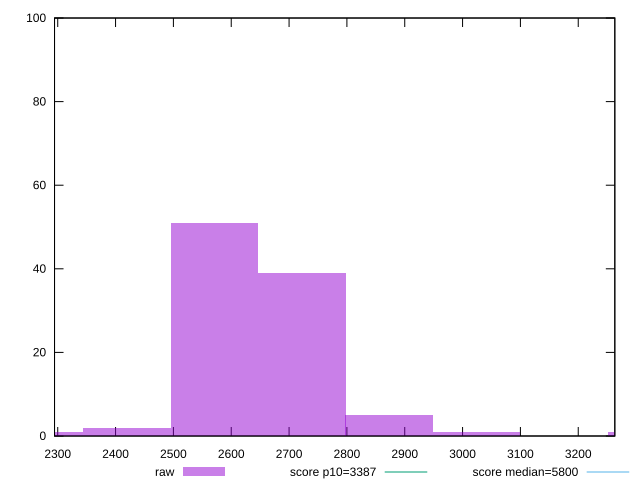

Write the gnuplot code that produced this figure.
reset

$raw <<EOF
2570.738535791779 51
2721.9584496618836 39
2873.1783635319885 5
2419.5186219216744 2
3326.838105142302 1
2268.2987080515695 1
3024.398277402093 1
EOF

set key outside below
set boxwidth 151.21991387010465
set xrange [2294.4706096358664:3263.244034238819]
set yrange [0:100]
set trange [0:100]
set style fill transparent solid 0.5 noborder

set parametric
set terminal svg size 640, 490 enhanced background rgb 'white'
set output "report_00021_2021-02-20T09:16:39.615Z/speed-index/samples/pages+cached+noadtech/raw/histogram.svg"

plot $raw title "raw" with boxes, \
     3387,t title "score p10=3387", \
     5800,t title "score median=5800"

reset
